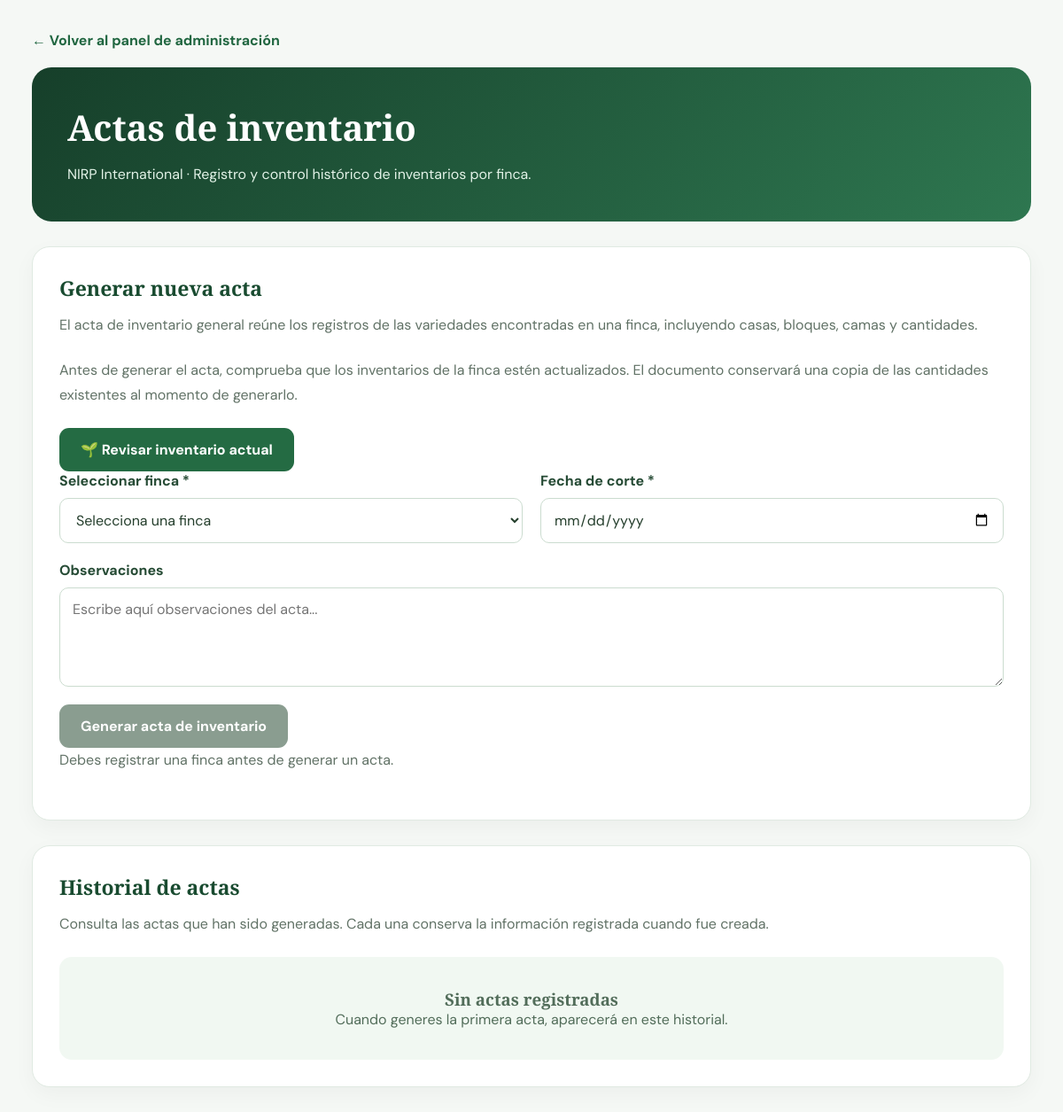
Before: /admin/actas (signed in) with the older database file.
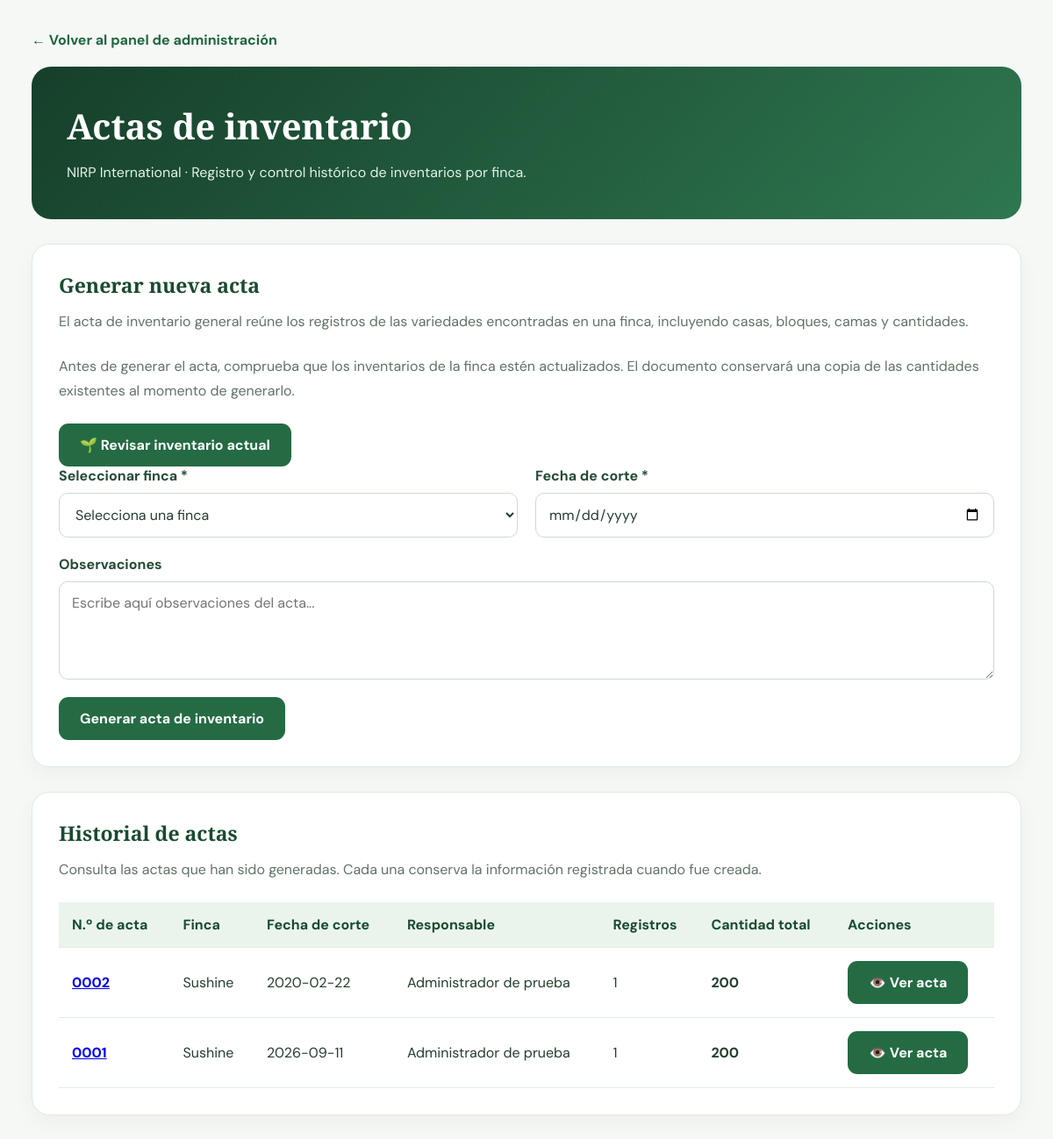
After: the same page with the newer database file.
### tables this page shows
CREATE TABLE actas_inventario (
                id INTEGER PRIMARY KEY AUTOINCREMENT,
                finca_id INTEGER NOT NULL,
                responsable_id INTEGER NOT NULL,
                fecha_corte TEXT NOT NULL,
                observaciones TEXT NOT NULL DEFAULT '',
                creada_en TEXT NOT NULL
                    DEFAULT CURRENT_TIMESTAMP,

                FOREIGN KEY (finca_id)
                    REFERENCES fincas(id)
                    ON DELETE RESTRICT,

                FOREIGN KEY (responsable_id)
                    REFERENCES usuarios(id)
                    ON DELETE RESTRICT
            );

CREATE TABLE fincas (
                id INTEGER PRIMARY KEY AUTOINCREMENT,
                nombre TEXT NOT NULL,
                empresa TEXT,
                departamento TEXT NOT NULL,
                municipio TEXT NOT NULL,
                vereda TEXT,
                direccion TEXT,
                telefono TEXT,
                ubicacion_cultivo TEXT,
                variedades_otras_casas TEXT,
                latitud REAL,
                longitud REAL,
                observaciones TEXT,
                fecha_registro TEXT DEFAULT CURRENT_TIMESTAMP
            );

CREATE TABLE usuarios (
                id INTEGER PRIMARY KEY AUTOINCREMENT,
                nombre TEXT NOT NULL,
                correo TEXT NOT NULL UNIQUE,
                password_hash TEXT NOT NULL,
                rol TEXT NOT NULL DEFAULT 'cliente'
                    CHECK (rol IN ('admin', 'cliente'))
            );

### app.py (the view, shortened to what this page needs)
@app.route(
    "/admin/actas",
    methods=["GET", "POST"]
)
@administrador_requerido
def actas_inventario_admin():
    return render_template(
        "actas_inventario.html",
        fincas=obtener_fincas(),
        actas=obtener_actas_inventario()
    )

### app.py (called while the page is built)
def csrf_token():
    if "csrf_token" not in session:
        session["csrf_token"] = (
            secrets.token_urlsafe(32)
        )
    return session["csrf_token"]

@app.context_processor
def funciones_plantilla():
    return {
        "csrf_token": csrf_token
    }

def administrador_requerido(funcion):
    @wraps(funcion)
    def protegida(*args, **kwargs):
        usuario_id = session.get("usuario_id")
        if not usuario_id:
            flash(
                "Primero debes iniciar sesión.",
                "warning"
            )
            return redirect(url_for("login"))
        usuario = obtener_usuario_id(usuario_id)
        if not usuario:
            session.clear()
            return redirect(url_for("login"))
        if usuario["rol"] != "admin":
            abort(403)
        return funcion(*args, **kwargs)
    return protegida

### database.py (called while the page is built)
def conectar():
    conexion = sqlite3.connect(DATABASE)
    conexion.row_factory = sqlite3.Row
    conexion.execute("PRAGMA foreign_keys = ON")
    return conexion

### templates/actas_inventario.html (shortened to what the changed rows need)
<!DOCTYPE html>
<html lang="es">
<head>
    <link rel="stylesheet"
          href="{{ url_for('static', filename='styles.css') }}">
</head>
<body class="actas-pagina">
    <main class="actas-contenedor">
        <header class="actas-encabezado">
            <h1>Actas de inventario</h1>
        </header>
        <section class="actas-seccion">
            <h2>Generar nueva acta</h2>
        <p class="actas-descripcion">
            El acta de inventario general reúne los registros
            de las variedades encontradas en una finca,
            incluyendo casas, bloques, camas y cantidades.
        </p>
        <p class="actas-descripcion">
            Antes de generar el acta, comprueba que los
            inventarios de la finca estén actualizados.
            El documento conservará una copia de las
            cantidades existentes al momento de generarlo.
        </p>
        <a href="{{ url_for('inventario_admin') }}"
        class="actas-boton">
            🌱 Revisar inventario actual
        </a>
            <form
                method="POST"
                action="{{ url_for('actas_inventario_admin') }}"
                class="actas-formulario">
                <div class="actas-campo">
                </div>
                <div class="actas-campo">
                </div>
                <div class="actas-campo actas-campo-completo">
                </div>
                <div class="actas-campo-completo">
                </div>
            </form>
            {% if not fincas %}
                <p class="actas-descripcion">
                    Debes registrar una finca antes
                    de generar un acta.
                </p>
            {% endif %}
        </section>
        <section class="actas-seccion">
            <h2>Historial de actas</h2>
            {% if actas %}
                <div class="actas-tabla-contenedor">
                    <table class="actas-tabla">
                        <thead>
                            <tr>
                                <th>N.º de acta</th>
                                <th>Finca</th>
                                <th>Fecha de corte</th>
                                <th>Responsable</th>
                                <th>Registros</th>
                                <th>Cantidad total</th>
                                <th>Acciones</th>
                            </tr>
                        </thead>
<tbody>
    {% for acta in actas %}
        <tr>
            <td>
                <a href="{{ url_for('detalle_acta', acta_id=acta.id) }}">
                    <strong>
                        {{ "%04d"|format(acta.id) }}
                    </strong>
                </a>
            </td>
            <td>
                {{ acta.finca_nombre }}
            </td>
            <td>
                {{ acta.fecha_corte }}
            </td>
            <td>
                {{ acta.responsable_nombre }}
            </td>
            <td>
                {{ acta.total_registros }}
            </td>
            <td>
                <strong>
                    {{ acta.total_cantidad }}
                </strong>
            </td>
            <td>
                <a
                    href="{{ url_for('detalle_acta', acta_id=acta.id) }}"
                    class="actas-boton">
                    👁️ Ver acta
                </a>
            </td>
        </tr>
    {% endfor %}
</tbody>
                    </table>
                </div>
            {% else %}
                <div class="actas-vacio">
                    <h3>Sin actas registradas</h3>
                    <p>
                        Cuando generes la primera acta,
                        aparecerá en este historial.
                    </p>
                </div>
            {% endif %}
        </section>
    </main>
</body>
</html>

Changed rows visible on the page:
added actas_inventario: id "0002", finca_nombre "Sushine", fecha_corte "2020-02-22", responsable_nombre "Administrador de prueba", total_registros "1", total_cantidad "200"
added actas_inventario: id "0001", finca_nombre "Sushine", fecha_corte "2026-09-11", responsable_nombre "Administrador de prueba", total_registros "1", total_cantidad "200"
Other visible differences:
text no longer shown: "Debes registrar una finca antes de generar un acta. Sin actas registradas Cuando generes la primera acta, aparecerá en este historial."
text now shown: "N.º de acta Finca Fecha de corte Responsable Registros Cantidad total Acciones"
